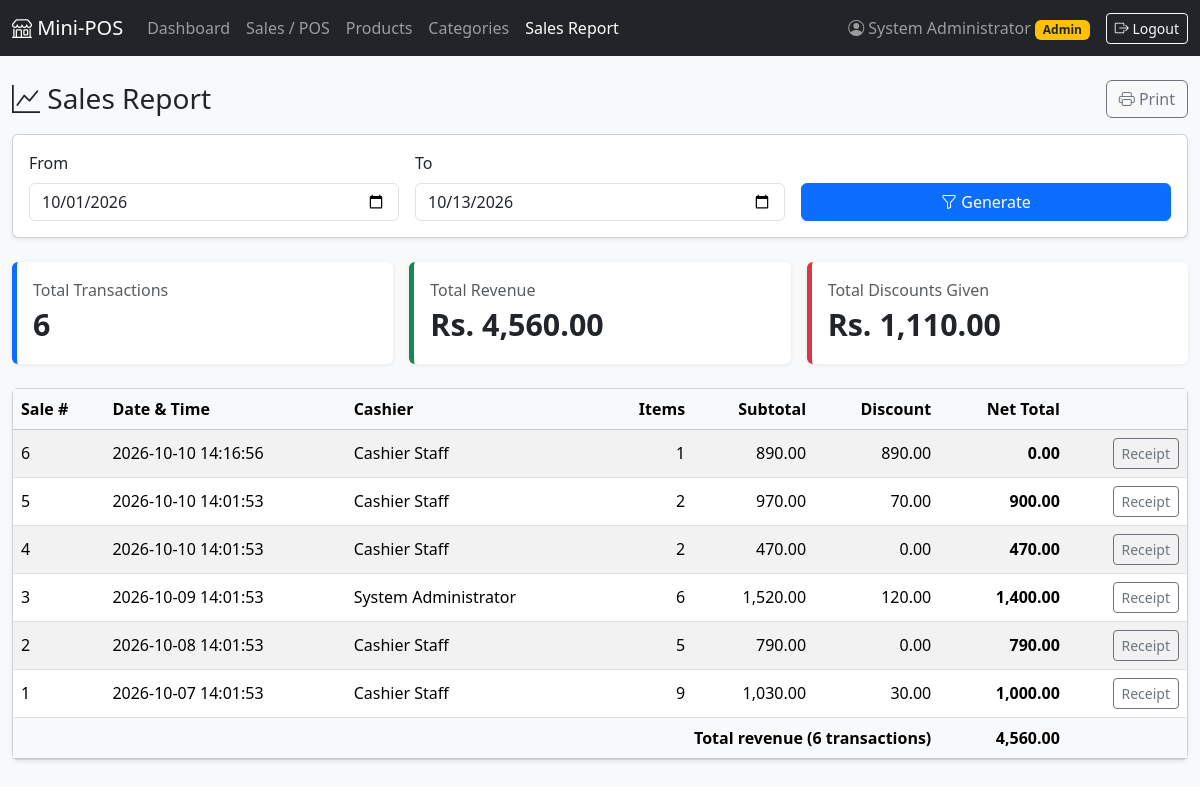
The page /reports/sales_report.php (signed in) on the database its author committed.
### tables this page shows
CREATE TABLE `sales` (
  `id` int(10) UNSIGNED NOT NULL,
  `user_id` int(10) UNSIGNED NOT NULL,
  `subtotal` decimal(12,2) NOT NULL,
  `discount` decimal(12,2) NOT NULL DEFAULT 0.00,
  `net_total` decimal(12,2) NOT NULL,
  `created_at` timestamp NOT NULL DEFAULT current_timestamp()
);

CREATE TABLE `users` (
  `id` int(10) UNSIGNED NOT NULL,
  `name` varchar(100) NOT NULL,
  `username` varchar(50) NOT NULL,
  `password` varchar(255) NOT NULL,
  `role` enum('admin','staff') NOT NULL DEFAULT 'staff',
  `created_at` timestamp NOT NULL DEFAULT current_timestamp()
);

### includes/auth.php (called while the page is built, shortened)
<?php
require_once __DIR__ . '/../config/db.php';
function e($value): string
{
    return htmlspecialchars((string) $value, ENT_QUOTES, 'UTF-8');
}
function isAdmin(): bool
{
    return ($_SESSION['role'] ?? '') === 'admin';
}
function money($amount): string
{
    return CURRENCY . ' ' . number_format((float) $amount, 2);
}

### config/db.php (called while the page is built, shortened)
<?php
function db(): PDO
{
    static $pdo = null;
    if ($pdo === null) {
        $dsn = 'mysql:host=' . DB_HOST . ';dbname=' . DB_NAME . ';charset=utf8mb4';
        try {
            $pdo = new PDO($dsn, DB_USER, DB_PASS, [
                PDO::ATTR_ERRMODE            => PDO::ERRMODE_EXCEPTION,
                PDO::ATTR_DEFAULT_FETCH_MODE => PDO::FETCH_ASSOC,
                PDO::ATTR_EMULATE_PREPARES   => false,
            ]);
        } catch (PDOException $e) {
            http_response_code(500);
            exit('Database connection failed. Check config/db.php and make sure MySQL is running.');
        }
    }
    return $pdo;
}

### reports/sales_report.php (the view, shortened to what this page needs)
<?php
require_once __DIR__ . '/../includes/auth.php';
function validDate(?string $d): ?string
{
    $dt = DateTime::createFromFormat('Y-m-d', (string) $d);
    return ($dt && $dt->format('Y-m-d') === $d) ? $d : null;
}
$from  = validDate($_GET['from'] ?? '') ?? date('Y-m-01');
$to    = validDate($_GET['to'] ?? '')   ?? date('Y-m-d');
$error = '';
if ($from > $to) {
    $error = 'The "From" date cannot be after the "To" date.';
    $sales = [];
} else {
    $stmt = db()->prepare(
        'SELECT s.id, s.created_at, s.subtotal, s.discount, s.net_total, u.name AS cashier,
                (SELECT COALESCE(SUM(qty), 0) FROM sale_items WHERE sale_id = s.id) AS items
           FROM sales s JOIN users u ON u.id = s.user_id
          WHERE s.created_at >= ? AND s.created_at < DATE_ADD(?, INTERVAL 1 DAY)
          ORDER BY s.created_at DESC'
    );
    $stmt->execute([$from, $to]);
    $sales = $stmt->fetchAll();
}
$totalTransactions = count($sales);
$totalRevenue = 0.0;
$totalDiscount = 0.0;
foreach ($sales as $s) {
    $totalRevenue  += (float) $s['net_total'];
    $totalDiscount += (float) $s['discount'];
}
require __DIR__ . '/../includes/header.php';
?>
<div class="d-flex justify-content-between align-items-center mb-3 no-print">
    <h3 class="mb-0"><i class="bi bi-graph-up"></i> Sales Report</h3>
    <button class="btn btn-outline-secondary" onclick="window.print()"><i class="bi bi-printer"></i> Print</button>
</div>
<form method="get" class="card card-body shadow-sm mb-4 no-print">
    <div class="row g-3 align-items-end">
        <div class="col-md-4">
            <label class="form-label" for="from">From</label>
            <input type="date" class="form-control" id="from" name="from" value="<?= e($from) ?>" required>
        </div>
        <div class="col-md-4">
            <label class="form-label" for="to">To</label>
            <input type="date" class="form-control" id="to" name="to" value="<?= e($to) ?>" required>
        </div>
        <div class="col-md-4">
            <button class="btn btn-primary w-100"><i class="bi bi-funnel"></i> Generate</button>
        </div>
    </div>
</form>
<?php if ($error): ?>
    <div class="alert alert-danger"><?= e($error) ?></div>
<?php else: ?>
<div class="row g-3 mb-4">
    <div class="col-md-4"><div class="card stat-card c-primary"><div class="card-body">
        <div class="text-muted">Total Transactions</div><div class="stat-value"><?= $totalTransactions ?></div>
    </div></div></div>
    <div class="col-md-4"><div class="card stat-card c-success"><div class="card-body">
        <div class="text-muted">Total Revenue</div><div class="stat-value"><?= money($totalRevenue) ?></div>
    </div></div></div>
    <div class="col-md-4"><div class="card stat-card c-danger"><div class="card-body">
        <div class="text-muted">Total Discounts Given</div><div class="stat-value"><?= money($totalDiscount) ?></div>
    </div></div></div>
</div>
<div class="card shadow-sm">
    <div class="table-responsive">
        <table class="table table-striped align-middle mb-0">
            <thead class="table-light">
                <tr>
                    <th>Sale #</th><th>Date &amp; Time</th><th>Cashier</th><th class="text-end">Items</th>
                    <th class="text-end">Subtotal</th><th class="text-end">Discount</th><th class="text-end">Net Total</th>
                    <th class="no-print"></th>
                </tr>
            </thead>
            <tbody>
            <?php foreach ($sales as $s): ?>
                <tr>
                    <td><?= (int) $s['id'] ?></td>
                    <td><?= e($s['created_at']) ?></td>
                    <td><?= e($s['cashier']) ?></td>
                    <td class="text-end"><?= (int) $s['items'] ?></td>
                    <td class="text-end"><?= number_format((float) $s['subtotal'], 2) ?></td>
                    <td class="text-end"><?= number_format((float) $s['discount'], 2) ?></td>
                    <td class="text-end fw-bold"><?= number_format((float) $s['net_total'], 2) ?></td>
                    <td class="no-print text-end">
                        <?php if (isAdmin()): ?>
                            <a class="btn btn-sm btn-outline-secondary" href="<?= BASE_URL ?>/pos/receipt.php?id=<?= (int) $s['id'] ?>">Receipt</a>
                        <?php endif; ?>
                    </td>
                </tr>
            <?php endforeach; ?>
            </tbody>
            <?php if ($sales): ?>
            <tfoot class="table-light fw-bold">
                <tr>
                    <td colspan="6" class="text-end">Total revenue (<?= $totalTransactions ?> transactions)</td>
                    <td class="text-end"><?= number_format($totalRevenue, 2) ?></td>
                    <td class="no-print"></td>
                </tr>
            </tfoot>
            <?php endif; ?>
        </table>
    </div>
</div>
<?php endif; ?>
<?php require __DIR__ . '/../includes/footer.php'; ?>

### assets/css/style.css (style rules this page uses)
.stat-card { border: 0; border-left: 5px solid; box-shadow: 0 1px 4px rgba(0,0,0,.08); }
.stat-card .stat-value { font-size: 1.9rem; font-weight: 700; }
.stat-card.c-primary { border-color: #0d6efd; }
.stat-card.c-danger { border-color: #dc3545; }
.stat-card.c-success { border-color: #198754; }

### rows shown on the page
sales: id "6", created_at "2026-10-10 14:16:56", user.name "Cashier Staff", items "1", subtotal "890.00", discount "890.00", net_total "0.00"
sales: id "5", created_at "2026-10-10 14:01:53", user.name "Cashier Staff", items "2", subtotal "970.00", discount "70.00", net_total "900.00"
sales: id "4", created_at "2026-10-10 14:01:53", user.name "Cashier Staff", items "2", subtotal "470.00", discount "0.00", net_total "470.00"
sales: id "3", created_at "2026-10-09 14:01:53", user.name "System Administrator", items "6", subtotal "1,520.00", discount "120.00", net_total "1,400.00"
sales: id "2", created_at "2026-10-08 14:01:53", user.name "Cashier Staff", items "5", subtotal "790.00", discount "0.00", net_total "790.00"
sales: id "1", created_at "2026-10-07 14:01:53", user.name "Cashier Staff", items "9", subtotal "1,030.00", discount "30.00", net_total "1,000.00"

### other values the page prints
$_SESSION['name'] "System Administrator"
$_SESSION['role'] "Admin"
$totalTransactions "6"
money($totalRevenue) "Rs. 4,560.00"
money($totalDiscount) "Rs. 1,110.00"
$totalRevenue "4,560.00"
